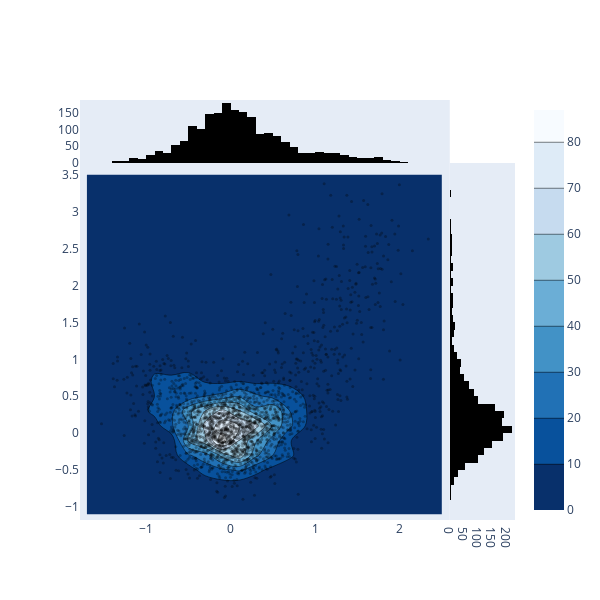

The code cell stored with this chart in its notebook:
### Markdown cell above
## 2D Histogram Contour Subplot

### Code cell
import plotly.graph_objects as go

import numpy as np

t = np.linspace(-1, 1.2, 2000)
x = (t**3) + (0.3 * np.random.randn(2000))
y = (t**6) + (0.3 * np.random.randn(2000))

fig = go.Figure()
fig.add_trace(go.Histogram2dContour(
        x = x,
        y = y,
        colorscale = 'Blues',
        reversescale = True,
        xaxis = 'x',
        yaxis = 'y'
    ))
fig.add_trace(go.Scatter(
        x = x,
        y = y,
        xaxis = 'x',
        yaxis = 'y',
        mode = 'markers',
        marker = dict(
            color = 'rgba(0,0,0,0.3)',
            size = 3
        )
    ))
fig.add_trace(go.Histogram(
        y = y,
        xaxis = 'x2',
        marker = dict(
            color = 'rgba(0,0,0,1)'
        )
    ))
fig.add_trace(go.Histogram(
        x = x,
        yaxis = 'y2',
        marker = dict(
            color = 'rgba(0,0,0,1)'
        )
    ))

fig.update_layout(
    autosize = False,
    xaxis = dict(
        zeroline = False,
        domain = [0,0.85],
        showgrid = False
    ),
    yaxis = dict(
        zeroline = False,
        domain = [0,0.85],
        showgrid = False
    ),
    xaxis2 = dict(
        zeroline = False,
        domain = [0.85,1],
        showgrid = False
    ),
    yaxis2 = dict(
        zeroline = False,
        domain = [0.85,1],
        showgrid = False
    ),
    height = 600,
    width = 600,
    bargap = 0,
    hovermode = 'closest',
    showlegend = False
)

fig.show()

### Figure 1 — Plotly figure (JSON) as saved in the notebook; plotly's stock layout.template omitted (floating-point values rounded to 4 significant figures; data arrays with more than 128 entries replaced by an {"elided": "..."} marker saying what was removed)
{"data": [{"colorscale": [[0, "rgb(247,251,255)"], [0.125, "rgb(222,235,247)"], [0.25, "rgb(198,219,239)"], [0.375, "rgb(158,202,225)"], [0.5, "rgb(107,174,214)"], [0.625, "rgb(66,146,198)"], [0.75, "rgb(33,113,181)"], [0.875, "rgb(8,81,156)"], [1, "rgb(8,48,107)"]], "reversescale": true, "type": "histogram2dcontour", "x": {"elided": "2000 float values"}, "xaxis": "x", "y": {"elided": "2000 float values"}, "yaxis": "y"}, {"marker": {"color": "rgba(0,0,0,0.3)", "size": 3}, "mode": "markers", "type": "scatter", "x": {"elided": "2000 float values"}, "xaxis": "x", "y": {"elided": "2000 float values"}, "yaxis": "y"}, {"marker": {"color": "rgba(0,0,0,1)"}, "type": "histogram", "xaxis": "x2", "y": {"elided": "2000 float values"}}, {"marker": {"color": "rgba(0,0,0,1)"}, "type": "histogram", "x": {"elided": "2000 float values"}, "yaxis": "y2"}], "layout": {"autosize": false, "bargap": 0, "height": 600, "hovermode": "closest", "showlegend": false, "width": 600, "xaxis": {"domain": [0, 0.85], "showgrid": false, "zeroline": false}, "xaxis2": {"domain": [0.85, 1], "showgrid": false, "zeroline": false}, "yaxis": {"domain": [0, 0.85], "showgrid": false, "zeroline": false}, "yaxis2": {"domain": [0.85, 1], "showgrid": false, "zeroline": false}}}
